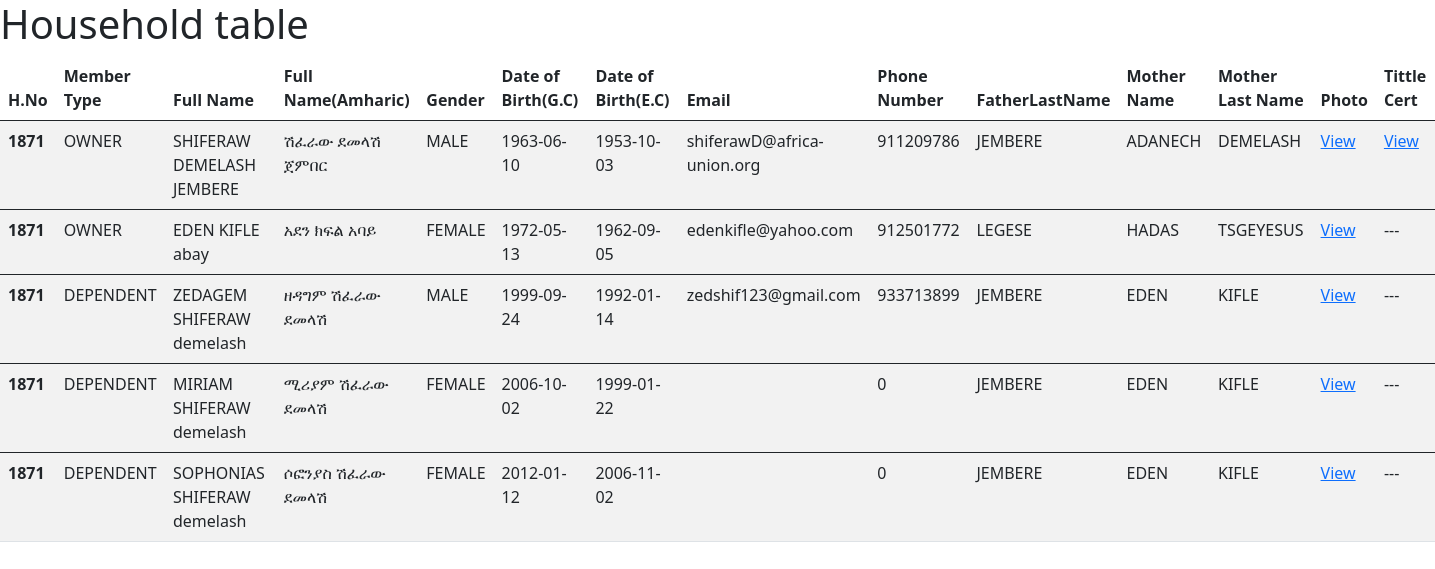
The page /Employee/Clerk/viewFullInfo.php?id=1871 on the database its author committed.
### tables this page shows
CREATE TABLE `household` (
  `id` int(11) NOT NULL,
  `memberType` varchar(10) DEFAULT NULL,
  `houseNumber` int(11) DEFAULT NULL,
  `phoneNumber` int(11) DEFAULT NULL,
  `fname` varchar(50) DEFAULT NULL,
  `mname` varchar(50) DEFAULT NULL,
  `lname` varchar(50) DEFAULT NULL,
  `fnameA` varchar(50) DEFAULT NULL,
  `mnameA` varchar(50) DEFAULT NULL,
  `lnameA` varchar(50) DEFAULT NULL,
  `fatherLastName` varchar(50) DEFAULT NULL,
  `motherName` varchar(50) DEFAULT NULL,
  `motherLastName` varchar(50) DEFAULT NULL,
  `sex` varchar(7) DEFAULT NULL,
  `dobEC` date DEFAULT NULL,
  `dobGC` date DEFAULT NULL,
  `email` varchar(255) DEFAULT NULL,
  `photo` varchar(255) DEFAULT NULL,
  `titleCert` varchar(255) DEFAULT NULL
);

### Employee/Clerk/viewFullInfo.php (the view, shortened to what this page needs)
<?php
include "../../dbconnection.php";
$id = $_GET['id'];
$sql = "SELECT * FROM household where houseNumber ='$id'";
$stmt = $pdo->prepare($sql);
$stmt->execute();
?>
<!DOCTYPE html>
<html>
<head>
    <link href="https://cdn.jsdelivr.net/npm/bootstrap@5.0.2/dist/css/bootstrap.min.css" rel="stylesheet">
</head>
<body>
    <h1>Household table </h1>
    <Table class="table table-striped">
    <thead>
    <tr>
      <th scope="col">H.No</th>
      <th scope="col">Member Type</th>
      <th scope="col">Full Name</th>
      <th scope="col">Full Name(Amharic)</th>
      <th scope="col">Gender </th>
      <th scope="col">Date of Birth(G.C) </th>
      <th scope="col">Date of Birth(E.C) </th>
      <th scope="col">Email </th>
      <th scope="col">Phone Number </th>
      <th scope="col">FatherLastName </th>
      <th scope="col">Mother Name </th>
      <th scope="col">Mother Last Name </th>
      <th scope="col">Photo </th>
      <th scope="col">Tittle Cert </th>
    </tr>
  </thead>
<?php
if($stmt->rowCount() >0){
   while($row = $stmt->fetch()){?>
  <tbody>
    <tr>
      <th> <?php echo $row['houseNumber'] ?></th>
      <td><?php echo $row['memberType'] ?></td>
      <td><?php echo $row["fname"]." ".$row["mname"]." ".$row["lname"]?></td>
      <td><?php echo $row["fnameA"]." ".$row["mnameA"]." ".$row["lnameA"]?></td>
      <td><?php echo $row['sex'] ?></td>
      <td><?php echo $row['dobGC'] ?></td>
      <td><?php echo $row['dobEC'] ?></td>
      <td><?php echo $row['email'] ?></td>
      <td><?php echo $row['phoneNumber'] ?></td>
      <td><?php echo $row['fatherLastName'] ?></td>
      <td><?php echo $row['motherName'] ?></td>
      <td><?php echo $row['motherLastName'] ?></td>
      <td> <a target="_blank" href="<?php echo 'http://localhost/' . $row['photo'] ?>">View</a></td>
      <td> <?php
      if($row['titleCert']== " ")
      {
        echo "---";
      }
      else{?>
        <a target="_blank" href="<?php echo 'http://localhost/' . $row['titleCert'] ?>">
        View</a></td>
      <?php } ?>
    </tr>
  </tbody>
   <?php }
}
   ?>
   </Table>
</body>
</html>

### rows shown on the page
household: houseNumber "1871", memberType "OWNER", fname "SHIFERAW", mname "DEMELASH", lname "JEMBERE", fnameA "ሽፈራው", mnameA "ደመላሽ", lnameA "ጀምበር", sex "MALE", dobGC "1963-06-10", dobEC "1953-10-03", email "shiferawD@africa-union.org", phoneNumber "911209786", fatherLastName "JEMBERE", motherName "ADANECH", motherLastName "DEMELASH"
household: houseNumber "1871", memberType "OWNER", fname "EDEN", mname "KIFLE", lname "abay", fnameA "አደን", mnameA "ክፍል", lnameA "አባይ", sex "FEMALE", dobGC "1972-05-13", dobEC "1962-09-05", email "edenkifle@yahoo.com", phoneNumber "912501772", fatherLastName "LEGESE", motherName "HADAS", motherLastName "TSGEYESUS"
household: houseNumber "1871", memberType "DEPENDENT", fname "ZEDAGEM", mname "SHIFERAW", lname "demelash", fnameA "ዘዳግም", mnameA "ሽፈራው", lnameA "ደመላሽ", sex "MALE", dobGC "1999-09-24", dobEC "1992-01-14", email "zedshif123@gmail.com", phoneNumber "933713899", fatherLastName "JEMBERE", motherName "EDEN", motherLastName "KIFLE"
household: houseNumber "1871", memberType "DEPENDENT", fname "MIRIAM", mname "SHIFERAW", lname "demelash", fnameA "ሚሪያም", mnameA "ሽፈራው", lnameA "ደመላሽ", sex "FEMALE", dobGC "2006-10-02", dobEC "1999-01-22", phoneNumber "0", fatherLastName "JEMBERE", motherName "EDEN", motherLastName "KIFLE"
household: houseNumber "1871", memberType "DEPENDENT", fname "SOPHONIAS", mname "SHIFERAW", lname "demelash", fnameA "ሶፎንያስ", mnameA "ሽፈራው", lnameA "ደመላሽ", sex "FEMALE", dobGC "2012-01-12", dobEC "2006-11-02", phoneNumber "0", fatherLastName "JEMBERE", motherName "EDEN", motherLastName "KIFLE"
